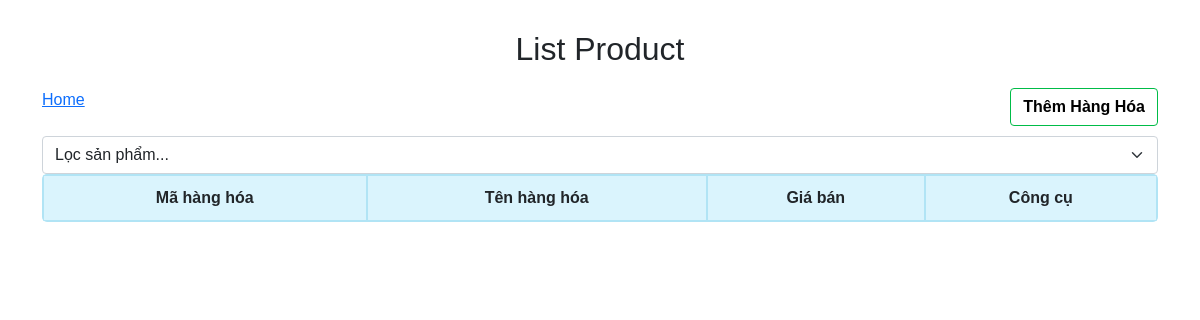
/products, run on an earlier commit of the app's database.
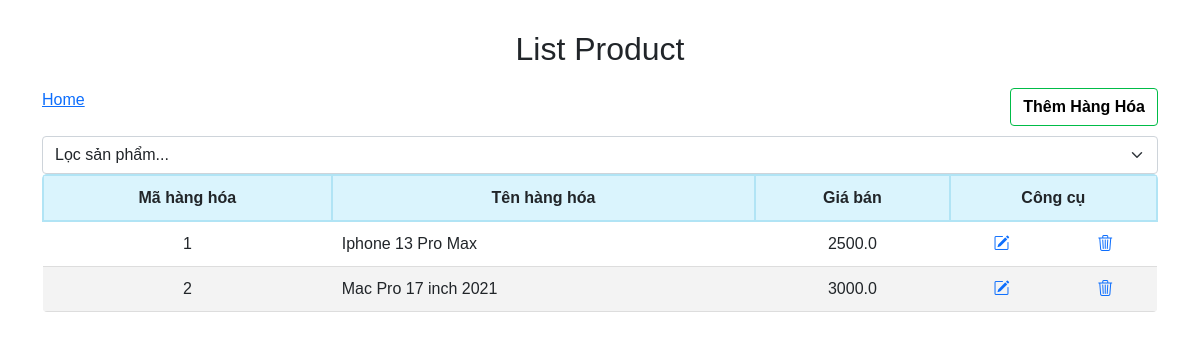
And on a later commit of the database.
### app/models.py (models this page shows)
class Product(db.Model):
    __tablename__ = "product"
    id = db.Column(db.Integer, primary_key=True)
    name = db.Column(db.Text, nullable=False)
    price = db.Column(db.Float, nullable=False)
    category_id = db.Column(db.Integer, db.ForeignKey(
        "category.id"))
    category = db.relationship("Category", backref="category")

### app/__init__.py (the view, shortened to what this page needs)
    @app.route('/products',  methods=['GET', 'POST'])
    def get_all_product():
        category = Category.query.all()
        ct_id = 0
        if request.method == 'GET':
            products = Product.query.all()
        return render_template('products/list-product.html', products=products, category=category, ct_id=ct_id)

### app/templates/products/list-product.html (shortened to what this page needs)
<!DOCTYPE html>
<html lang="en">
<head>
    <link href="https://cdn.jsdelivr.net/npm/bootstrap@5.1.3/dist/css/bootstrap.min.css" rel="stylesheet"
>
    <link rel="stylesheet" href="https://cdn.jsdelivr.net/npm/bootstrap-icons@1.8.1/font/bootstrap-icons.css">
    <link rel="stylesheet" href="/static/css/style-table.css">
</head>
<body>
    <div class="container">
        <h2 style="text-align:center; margin: 20px 0">List Product</h2>
        <a href="{{url_for('index')}}">Home</a>
        <a href="{{url_for('form_product', id=0)}}" class="btn btn-add">Thêm Hàng Hóa</a>
        <form action="{{url_for('get_all_product')}}" method="post">
            <select class="form-select" name="category_id" id="select_category" onchange="this.form.submit()">
                <option value=0 selected>Lọc sản phẩm...</option>
            </select>
        </form>
        <table>
            <thead>
                <tr>
                    <th>Mã hàng hóa</th>
                    <th>Tên hàng hóa</th>
                    <th>Giá bán</th>
                    <th colspan="2">Công cụ</th>
                </tr>
            </thead>
            <tbody>
                {% for item in products %}
                <tr>
                    <td>{{ item['id'] }}</td>
                    <td>{{ item['name'] }}</td>
                    <td>{{ item['price'] }}</td>
                    <td>
                        <a href="{{url_for('form_product', id=item['id'])}}"><i class="bi bi-pencil-square"></i></a>
                    </td>
                    <td>
                        <a href="{{url_for('remove_product', id=item['id'])}}"><i class="bi bi-trash3"></i></a>
                    </td>
                </tr>
                {% endfor %}
            </tbody>
        </table>
    </div>
</body>
</html>

### app/static/css/style-table.css (style rules this page uses)
* { font-family: "Quicksand", sans-serif !important; }
body { padding: 10px; }
table { border-radius: 5px; overflow: hidden; width: 100%; border-collapse: collapse; }
thead tr th { background-color: #daf4fd; padding: 10px; border: 2px solid #b1e4f5; text-align: center; }
tbody tr td { padding: 10px; border-bottom: 1px solid #ddd; text-align: center; }
tbody tr td i { cursor: pointer; }
tbody tr:nth-of-type(even) { background-color: #f3f3f3; }
td:nth-child(2) { text-align: left; }
.btn-add { float: right; background-color: #fff; color: black; font-weight: 700; border: 1px solid #00bc47; margin-bottom: 10px; }

What changed in the data, as far as the page shows it:
added Product: id "1", name "Iphone 13 Pro Max", price "2500.0"
added Product: id "2", name "Mac Pro 17 inch 2021", price "3000.0"
